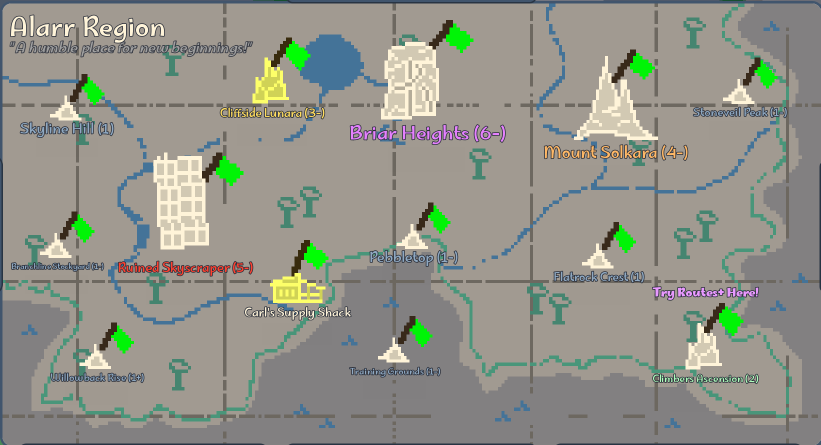
#> input picture interactivemaping/alarrRegion.png, 1641 x 890 px (shown at 1/2 size)
$ python make_hover_variants.py
#> lines starting #> are read from the running program, lines starting #| are printed output that depends on the picture; after the words box and inside, x2 and y2 are one past the last pixel; in counts of white or black regions, pixels touching at a corner belong together
"""Generate hover-colored copies of the map and arrow images.

Each source color is swapped for its hover counterpart; the resulting
`*_hover.png` files are used as overlays by the site's hover effect.
"""

import sys
from pathlib import Path

import numpy as np
from PIL import Image

COLOR_SWAPS = {
    (0xFF, 0xF4, 0xD9): (0xFD, 0xFF, 0x69),
    (0xC2, 0xB9, 0xAA): (0xDD, 0xDF, 0x5B),
    (0xD2, 0xC9, 0xB3): (0xD0, 0xD2, 0x56),
}

TOLERANCE = 12

SOURCES = [
    "interactivemaping/alarrRegion.png",
    "interactivemaping/AlarrCoast.png",
    "interactivemaping/AlrrianWilderness.png",
    "interactivemaping/BriarProvince.png",
    "interactivemaping/down_arrow_1.png",
    "interactivemaping/right_arrow_1.png",
]


def recolor(path: Path) -> Path:
    image = Image.open(path).convert("RGBA")
#> image is the input picture: PIL image 1641x890 RGBA; mean R, G, B, A 146.4, 146.9, 137.3, 255
    pixels = np.array(image)
    rgb = pixels[:, :, :3].astype(int)

    for source, target in COLOR_SWAPS.items():
        distance = np.abs(rgb - np.array(source)).sum(axis=2)
        pixels[:, :, :3][distance <= TOLERANCE] = target
#> this loop made 3 passes
#> pass 1, in recolor, `distance = np.abs(rgb - np.array(source)).sum(axis=2)`:
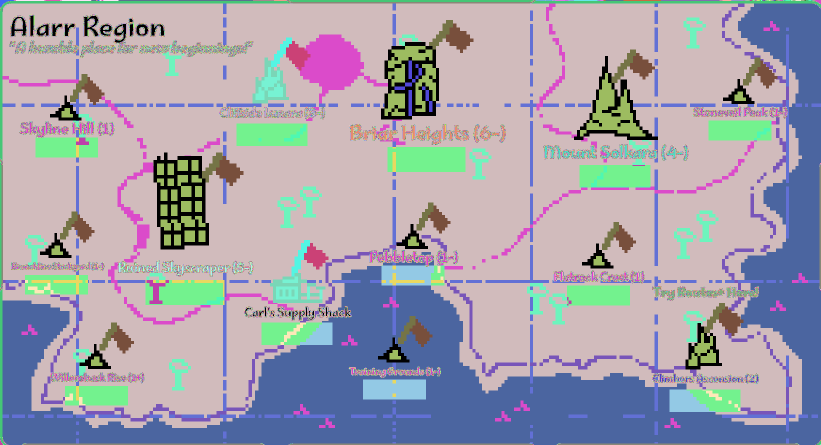
#> distance: shape (890, 1641) int64 (shown at 1/2 size); 501 distinct labels, from 0 to 604; one colour per label, 0 black
#> pass 2, in recolor, `distance = np.abs(rgb - np.array(source)).sum(axis=2)`:
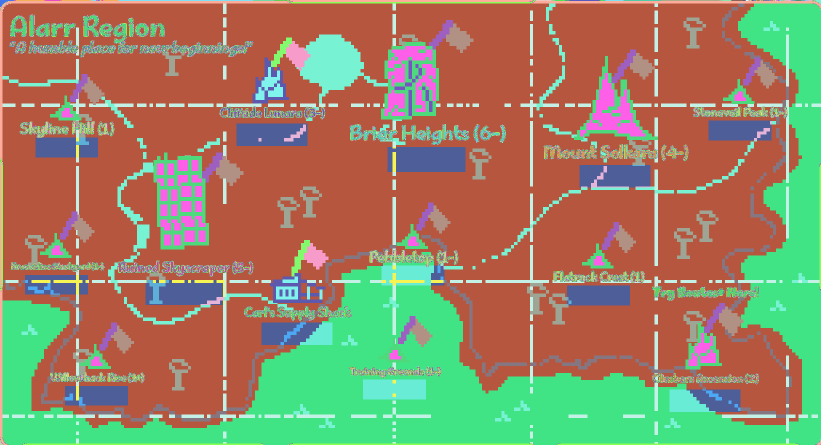
#> distance: shape (890, 1641) int64 (shown at 1/2 size); 388 distinct labels, from 2 to 437; one colour per label, 0 black
#> pass 3, in recolor, `distance = np.abs(rgb - np.array(source)).sum(axis=2)`:
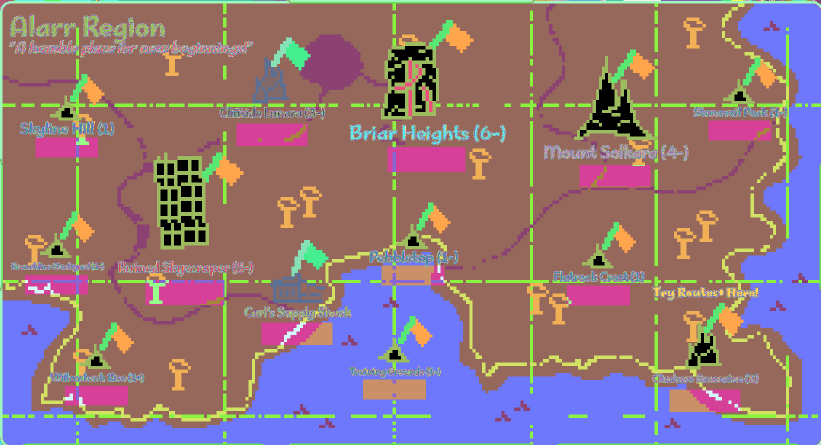
#> distance: shape (890, 1641) int64 (shown at 1/2 size); 417 distinct labels, from 0 to 478; one colour per label, 0 black
#> after the loop:
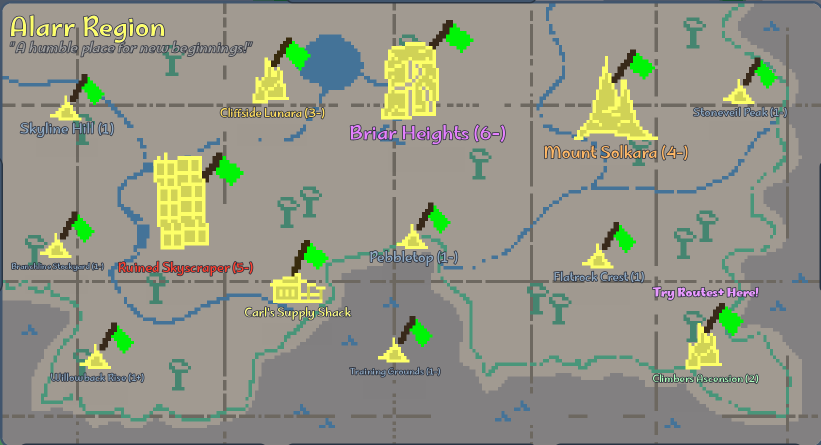
#> pixels: shape (890, 1641, 4) (shown at 1/2 size); 4.07% of pixels changed, all inside (x1, y1, x2, y2) = (22, 31, 1509, 739)

    out_path = path.with_name(f"{path.stem}_hover.png")
    Image.fromarray(pixels).save(out_path)
    return out_path


def main() -> int:
    root = Path(__file__).resolve().parent.parent
    for relative in SOURCES:
        print(recolor(root / relative).relative_to(root))
#> pass 2 of the loop in main, `for relative in SOURCES:`:
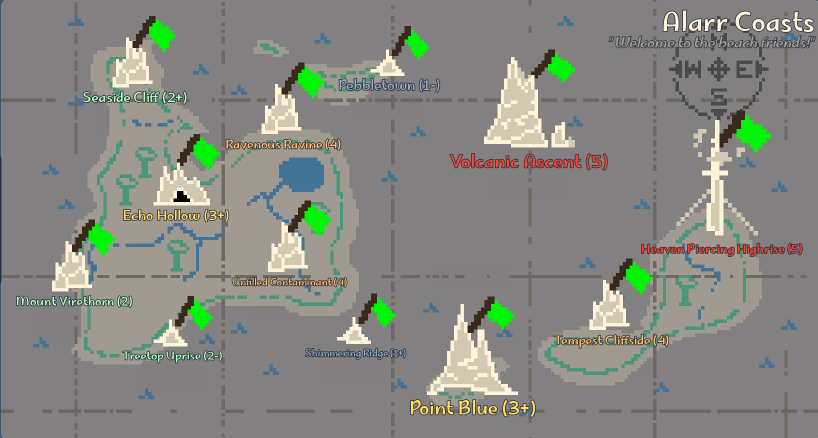
#> input picture interactivemaping/AlarrCoast.png, 1635 x 875 px (shown at 1/2 size)
#> in recolor, image is the input picture: PIL image 1635x875 RGBA; mean R, G, B, A 134.2, 136.1, 129.9, 255
#> rgb: shape (875, 1635, 3) int64
#> the loop in recolor (call 2), `for source, target in COLOR_SWAPS.items():` made 3 passes
#> pass 1, in recolor (call 2), `distance = np.abs(rgb - np.array(source)).sum(axis=2)`:
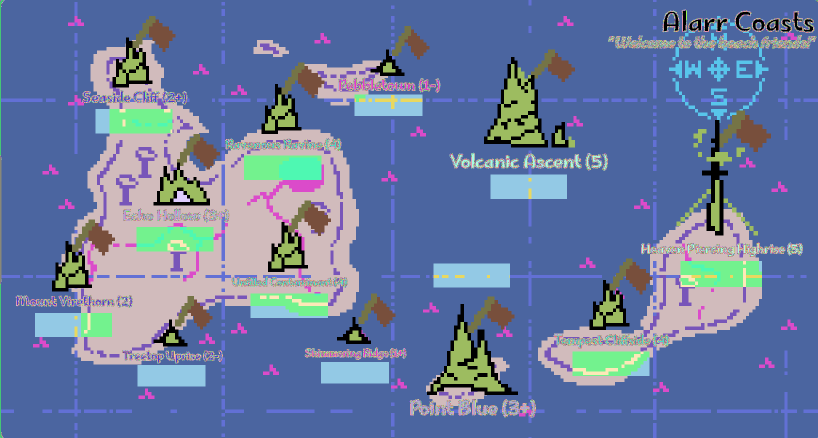
#> distance: shape (875, 1635) int64 (shown at 1/2 size); 498 distinct labels, from 0 to 716; one colour per label, 0 black
#> after the loop in recolor (call 2), `for source, target in COLOR_SWAPS.items():`:
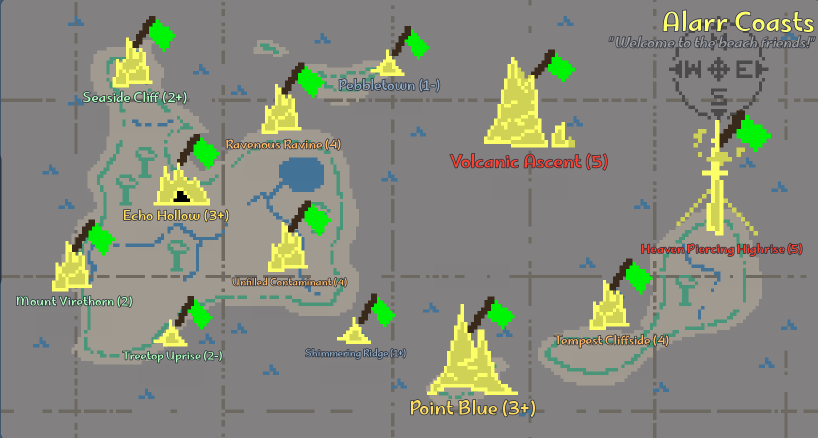
#> pixels: shape (875, 1635, 4) (shown at 1/2 size); 4.93% of pixels changed, all inside (x1, y1, x2, y2) = (104, 21, 1627, 790)
#> pass 3 of the loop in main, `for relative in SOURCES:`:
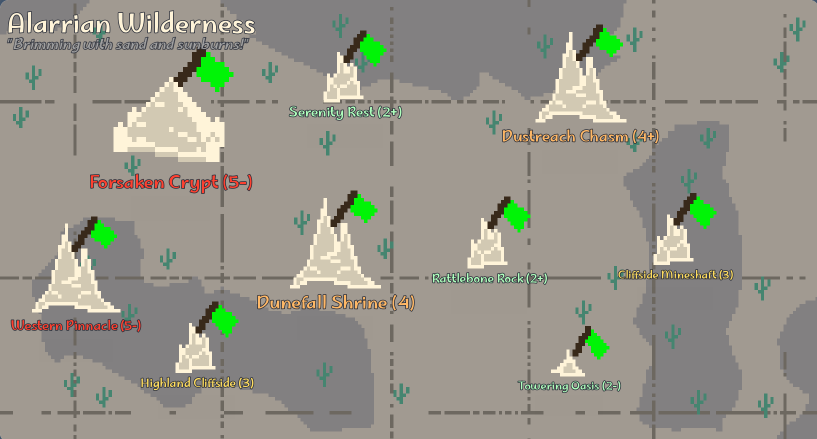
#> input picture interactivemaping/AlrrianWilderness.png, 1634 x 878 px (shown at 1/2 size)
#> in recolor, image is the input picture: PIL image 1634x878 RGBA; mean R, G, B, A 151.7, 149.1, 138.5, 255
#> rgb: shape (878, 1634, 3) int64
#> the loop in recolor (call 3), `for source, target in COLOR_SWAPS.items():` made 3 passes
#> pass 1, in recolor (call 3), `distance = np.abs(rgb - np.array(source)).sum(axis=2)`:
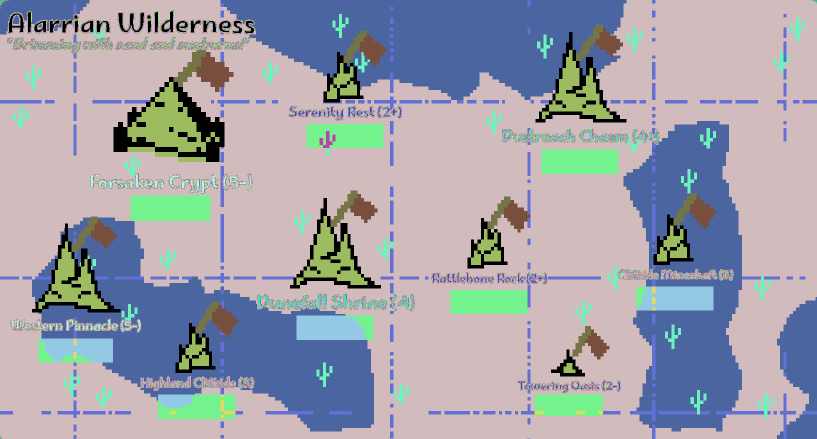
#> distance: shape (878, 1634) int64 (shown at 1/2 size); 517 distinct labels, from 0 to 593; one colour per label, 0 black
#> after the loop in recolor (call 3), `for source, target in COLOR_SWAPS.items():`:
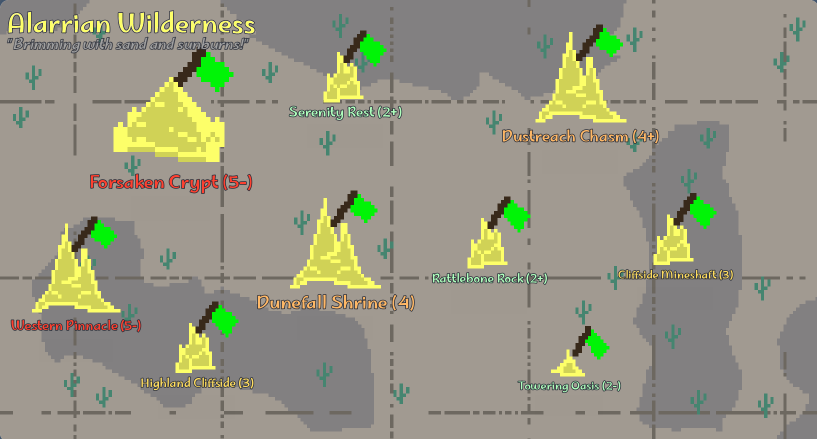
#> pixels: shape (878, 1634, 4) (shown at 1/2 size); 5.92% of pixels changed, all inside (x1, y1, x2, y2) = (17, 22, 1387, 753)
#> the loop made 6 passes; the first 3 are shown
    return 0


if __name__ == "__main__":
    sys.exit(main())
#> (the program exits here)
